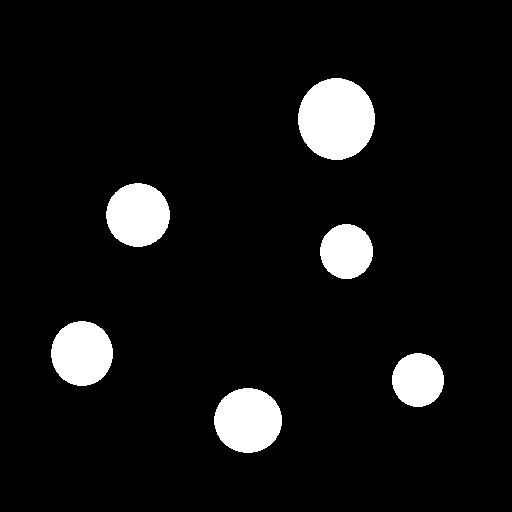
//> input picture Descriptor/Descriptor/images/figures.png, 512 x 512 px
$ ./Main   (built with g++ and OpenCV 4)
//> lines starting //> are read from the running program, lines starting //| are printed output that depends on the picture; after the words box and inside, x2 and y2 are one past the last pixel; in counts of white or black regions, pixels touching at a corner belong together
#include <opencv2/core.hpp>
#include <opencv2/imgcodecs.hpp>
#include <opencv2/highgui.hpp>
#include <iostream>
#include <queue>
#include <vector>
#include <map>

using namespace cv;
using namespace std;

Mat threshold(Mat, int);
Mat media(Mat, int);
Mat regions(Mat);
Mat findCenter(Mat, int, map<int, vector<Point>>);

int main() {
	string path = samples::findFile("images/figures.png");
	Mat originalImage = imread(path, IMREAD_GRAYSCALE);
//> originalImage: 512 rows x 512 cols, CV_8UC1; 7.3% white; 6 white regions, box (x1, y1, x2, y2) and area: (298, 78, 375, 160) 4942, (214, 388, 282, 453) 3458, (106, 183, 170, 247) 3192, (51, 321, 113, 386) 3150, (320, 224, 373, 279) 2280, (392, 353, 444, 407) 2199

	// Mat mediaImage = media(originalImage, 3);
	// Mat thresholdImage = threshold(mediaImage, 130);
	Mat growingImage = regions(originalImage);


	imshow("Original", originalImage);
	// imshow("Media", mediaImage);
	// imshow("Threshold", thresholdImage);
	imshow("Regions", growingImage);

	int k = waitKey(0); // Wait for a keystroke in the window
	// [7 lines of commented-out code are left out]
	return 0;
}

Mat threshold(Mat original, int umbral) {
	Mat newImage(original.rows, original.cols, CV_8UC1);

	for (int j = 0; j < original.rows; j++) {
		for (int i = 0; i < original.cols; i++) {
			if (original.at<uchar>(j, i) > umbral) {
				newImage.at<uchar>(j, i) = (uchar)(255);
			}
			else {
				newImage.at<uchar>(j, i) = (uchar)(0);
			}
		}
	}

	return newImage;
}

Mat media(Mat original, int var) {
	Mat newImage(original.rows, original.cols, CV_8UC1, Scalar(255));

	int mid = (var * var) / 2;
	int inter = var / 2;
	int interInf = 0 - inter;
	int interSup = 1 + inter;
	vector<int> vecPixels;

	for (int j = inter; j < original.rows - inter; j++) {
		for (int i = inter; i < original.cols - inter; i++) {
			vecPixels.clear();
			for (int l = interInf; l < interSup; l++) {
				for (int k = interInf; k < interSup; k++) {
					vecPixels.push_back(original.at<uchar>(j + l, i + k));
				}
			}
			sort(vecPixels.begin(), vecPixels.end());
			newImage.at<uchar>(j, i) = (uchar)(vecPixels[mid]);
		}
	}

	return newImage;
}

Mat regions(Mat original) {
	Mat newImage(original.rows, original.cols, CV_8UC1);

	vector<vector<int>>visited(original.rows, vector<int>(original.cols, 0));
	queue<Point> vecinos;
	map<int, vector<Point> > regions;
	vector<Point> regionPoints;
	int cont = 1;
	int color = 15;

	for (int j = 0; j < original.rows; j++) {
		for (int i = 0; i < original.cols; i++) {
			if (original.at<uchar>(j, i) == 255 && visited[j][i] == 0) {
				visited[j][i] = cont;
				newImage.at<uchar>(j, i) = (uchar)color;
				if (i - 1 >= 0) vecinos.push(Point(j, i - 1));
				if (i + 1 < original.cols) vecinos.push(Point(j, i + 1));
				if (j - 1 >= 0) vecinos.push(Point(j - 1, i));
				if (j + 1 < original.rows) vecinos.push(Point(j + 1, i));

				regionPoints.clear();
				while (!vecinos.empty()) {
					Point pnt = vecinos.front();
					vecinos.pop();
					if (original.at<uchar>(pnt.x, pnt.y) == 255 && visited[pnt.x][pnt.y] == 0) {
						visited[pnt.x][pnt.y] = cont;
						newImage.at<uchar>(pnt.x, pnt.y) = (uchar)color;

						if (pnt.y - 1 >= 0) vecinos.push(Point(pnt.x, pnt.y - 1));
						if (pnt.y + 1 < original.cols) vecinos.push(Point(pnt.x, pnt.y + 1));
						if (pnt.x - 1 >= 0) vecinos.push(Point(pnt.x - 1, pnt.y));
						if (pnt.x + 1 < original.rows) vecinos.push(Point(pnt.x + 1, pnt.y));

					}
					regionPoints.push_back(pnt);
				}
				regions[cont] = regionPoints;
				color += 15;
				cont++;
			}
		}
	}
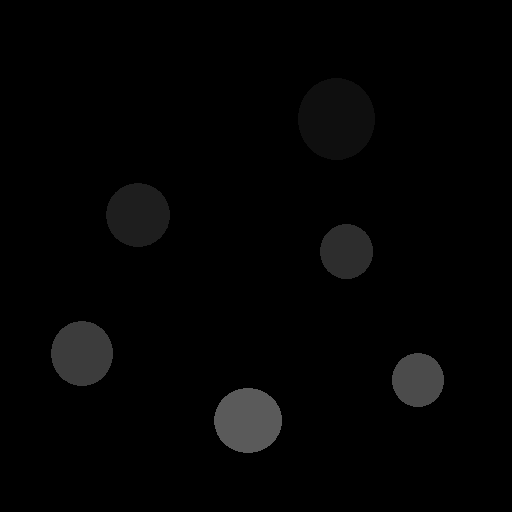
//> newImage: 512 rows x 512 cols, CV_8UC1; min 0, max 90, mean 3.6
//> after the loop, vecinos = 0 items; regionPoints = contour of 13832 points, box (x1, y1, x2, y2) (387, 213, 454, 283), area 516; regions = 6 items; color = 105; cont = 7

	Mat imageCenters = findCenter(original, cont, regions);

	imshow("Centers", imageCenters);

	return newImage;
}

Mat findCenter(Mat original, int total, map<int, vector<Point>> regions) {
//> called with total = 7
	vector<Point> centers;

	int x, y, totalXY, xCenter, yCenter;

	for (int i = 1; i < total; i++) {
		x = 0;
		y = 0;
		totalXY = regions[i].size();
		for (int xy = 0; xy < totalXY; xy++) {
			x += regions[i][xy].x;
			y += regions[i][xy].y;
		}
		xCenter = x / totalXY;
		yCenter = y / totalXY;
		centers.push_back(Point(xCenter, yCenter));
	}
//> this loop made 6 passes
//> (totalXY, x, y, xCenter, yCenter) on passes 1 to 6: (19768, 2343056, 6642192, 118, 336), (12768, 2739336, 1756200, 214, 137), (9120, 2289712, 3156088, 251, 346), (12600, 4448460, 1027300, 353, 81), (8796, 3338500, 3672556, 379, 417), (13832, 5809772, 3424432, 420, 247)
//> after the loop, x = 5809772; y = 3424432

	Mat newImage = original.clone();

	for (int i = 0; i < centers.size(); i++) {
		x = centers[i].x;
		y = centers[i].y;
		newImage.at<uchar>(x, y) = 0;
		newImage.at<uchar>(x + 1, y) = 0;
		newImage.at<uchar>(x - 1, y) = 0;
		newImage.at<uchar>(x, y + 1) = 0;
		newImage.at<uchar>(x, y - 1) = 0;
	}
//> this loop made 6 passes
//> (x, y) on passes 1 to 6: (118, 336), (214, 137), (251, 346), (353, 81), (379, 417), (420, 247)
//> newImage: 512 rows x 512 cols, CV_8UC1; 7.3% white; 6 white regions, box (x1, y1, x2, y2) and area: (298, 78, 375, 160) 4937, (214, 388, 282, 453) 3453, (106, 183, 170, 247) 3187, (51, 321, 113, 386) 3145, (320, 224, 373, 279) 2275, (392, 353, 444, 407) 2194
//> the space key is pressed

	return newImage;
}
